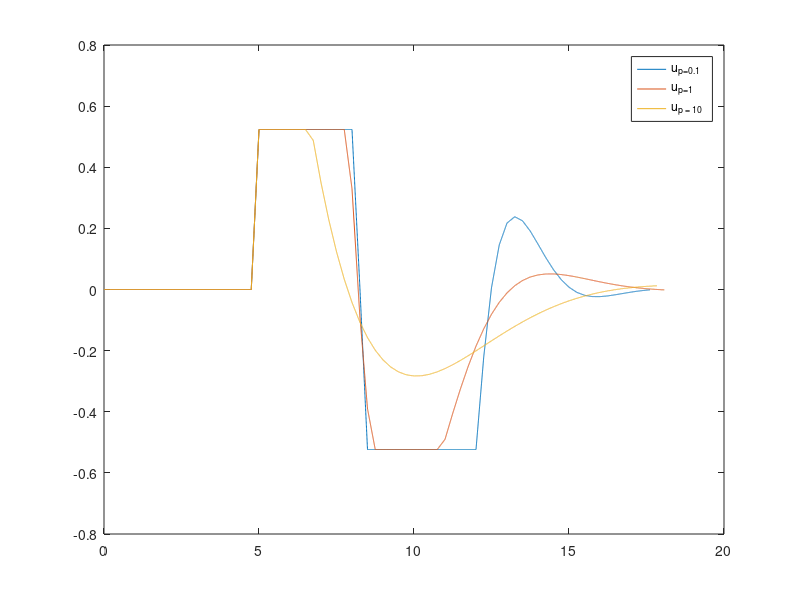
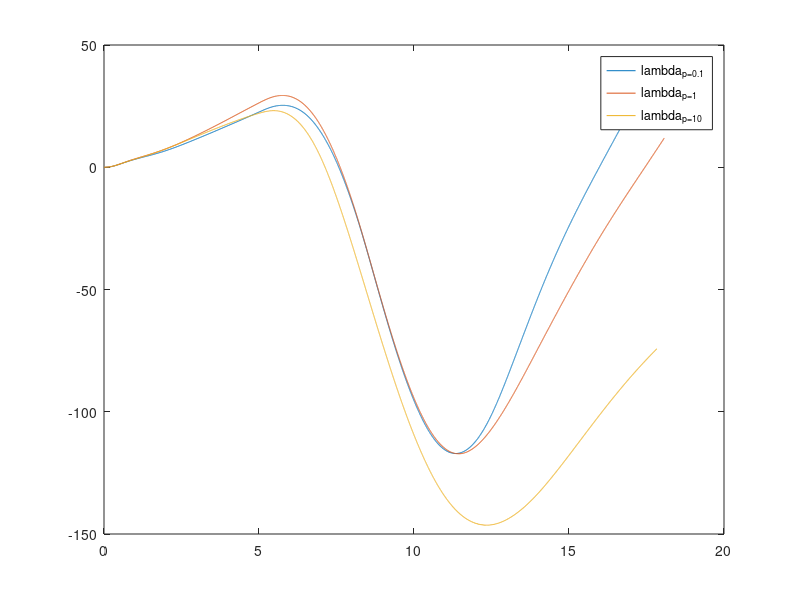

Reproduce these figures in MATLAB, in order.

%p = 0.1
data01 = load('task102_4_p01.mat');
data01 = data01.p01;

t01 = data01(1, :);

u01 = data01(2, :);
lambda01 = data01(3, :);

%p = 1
data1 = load('task102_4_p1.mat');
data1 = data1.p1;

t1 = data1(1, :);

u1 = data1(2, :);
lambda1 = data1(3, :);


%p = 10
data10 = load('task102_4_p10.mat');
data10 = data10.p10;

t10 = data10(1, :);

u10 = data10(2, :);
lambda10 = data10(3, :);


%Plot - input u
figure(1)
plot(t01, u01);
hold on;
plot(t1, u1);
hold on;
plot(t10, u10);
legend('u_{p=0.1}', 'u_{p=1}', 'u_{p = 10}');
print -depsc input_u_final


%Plot - travel
figure(2)
plot(t01, lambda01);
hold on;
plot(t1, lambda1);
hold on;
plot(t10, lambda10);
legend('lambda_{p=0.1}', 'lambda_{p=1}', 'lambda_{p=10}');
print -depsc travel_t_final

